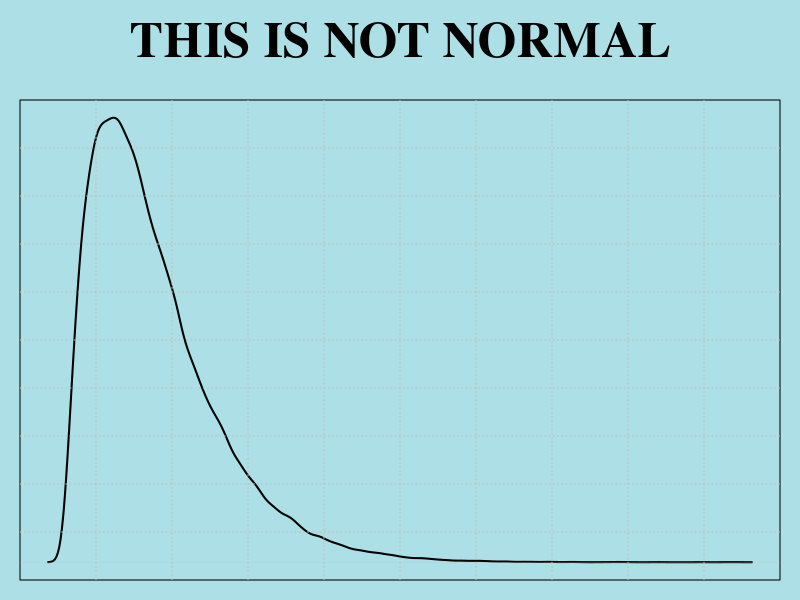
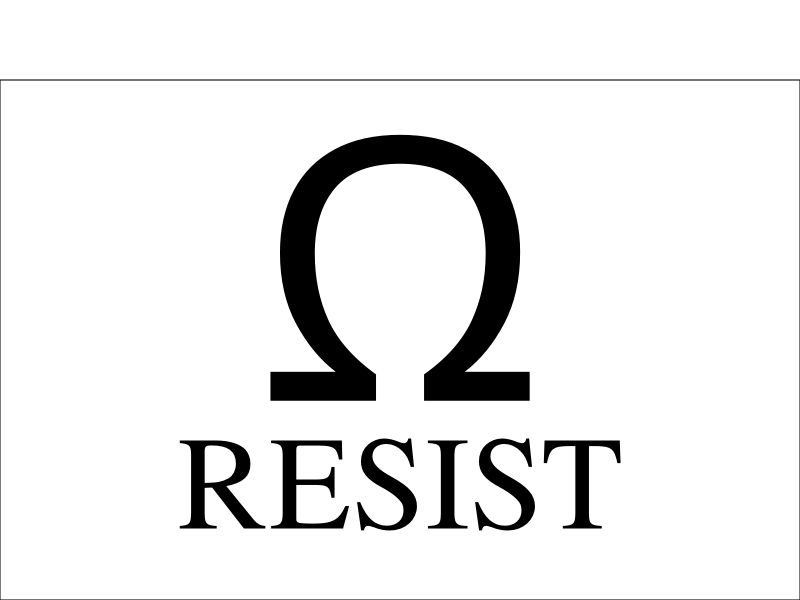
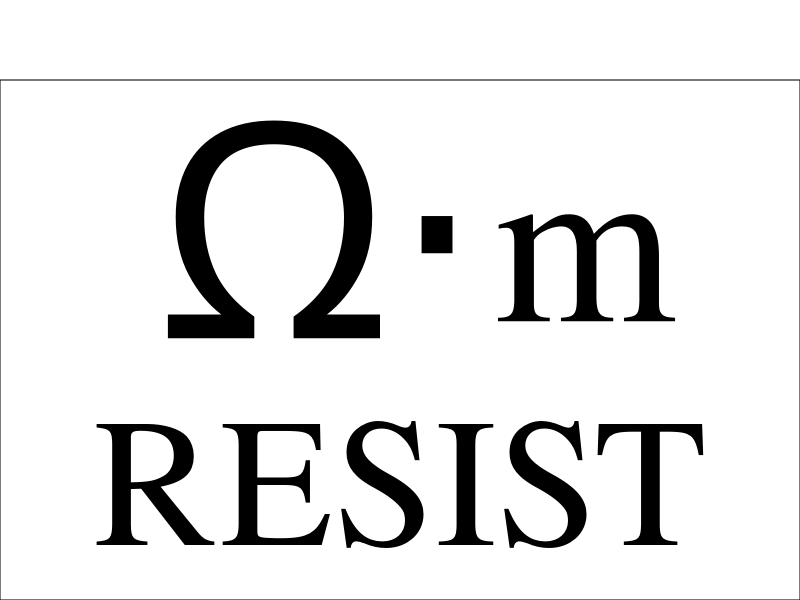

The R script that drew these images, in order:
## ---- chunk 1
knitr::opts_chunk$set(echo = TRUE)
## ---- chunk 2
# THIS IS NOT NORMAL sign (with distribution)
distribution <- rnbinom(100000, 2, .01)       # Choose distribution (generate whatever you want!)
par(family="serif", bg="#ade0e6")             # Set font and background color
par(mar=c(1, 1, 1, 1), oma=c(0,0,4,0))        # Set margins around graph (the "4" in outer margins 
                                              # is to leave room for the sign title)

plot(density(distribution),                   # plot the graph 
     main="", xlab="", xaxt='n', ylab="",     # with no labels
     yaxt='n', lwd=2)                         # and twice the normal line thickness

grid(nx = 10, ny = 10, col = "gray",          # add dotted gray grid to background 
     lty = "dotted",lwd = par("lwd"), 
     equilogs = TRUE)

title(main="THIS IS NOT NORMAL",              # Add title. 
      outer=TRUE, cex.main=3)                 # Make it big.

## ---- chunk 3
par(mar = c(0,0,0,0), family="serif", bg="white")       # Set font and background color
plot(c(0, 1), c(0, 1), ann = F, bty = 'o', type = 'n',  # Plot an empty square
     xaxt = 'n', yaxt = 'n')
text(.5,.65, expression(Omega), cex=22)                 # Place the Omega sign (you may need to futz                                                           with the x and y positions)
text(.5,.2, "RESIST", cex=8)                            # Place the text
## ---- chunk 4
# RESIST sign (with ohm meter symbol)
par(mar = c(0,0,0,0), family="serif", bg="white")
plot(c(0, 1), c(0, 1), ann = F, bty = 'o', type = 'n', xaxt = 'n', yaxt = 'n')
text(.33,.73, expression(Omega), cex=18)
text(.55,.63, expression(paste(""%.%"")), cex=18)
text(.75,.65, "m", cex=14)
text(.5,.2, "RESIST", cex=11)
